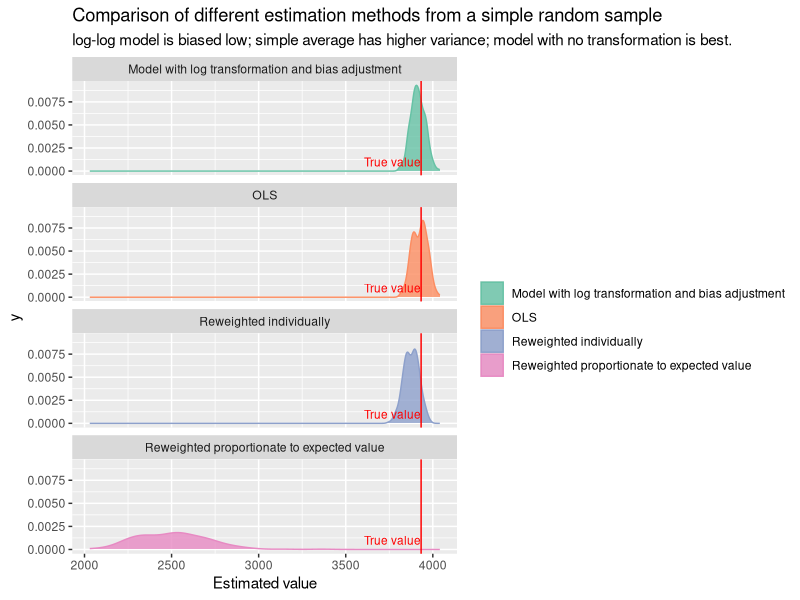

This figure's R source: (Note: this script raises an error after producing the figure.)
library(tidyverse)
library(scales)
library(mgcv)

the_caption = "Source: example analysis of the diamonds dataset in the ggplot2 R package"

set.seed(123)
reps <- 200
results <- tibble(
  log_trans_adj = numeric(reps),
  untransformed = numeric(reps),
  irls1 = numeric(reps),
  irls2 = numeric(reps)
)
i <- 1
for(i in i:reps){
  samp <- sample_n(diamonds, 1000)
  
  mod1 <- lm(log(price) ~ log(carat) + color, data = samp)
  preds1 <- exp(predict(mod1, newdata = diamonds) + summary(mod1)$sigma ^ 2 / 2)
  
  mod2 <- lm(price ~ carat * color, data = samp)
  preds2 <- predict(mod2, newdata = diamonds)
  
  # this way biases it down because it gives too little weight to the
  # big values
  mod4 <- lm(price ~ carat * color, data = samp, 
              weights = 1 / pmax(min(samp$price), fitted(mod2)))
  
  preds4 <- predict(mod4, newdata = diamonds)

  mod5a <- lm(I(residuals(mod2) ^ 2) ~ carat * color, data = samp)
  mod5 <- lm(price ~ carat * color, data = samp, 
             weights = 1 / pmax(min(samp$price), fitted(mod5a)))
  
  preds5 <- predict(mod5, newdata = diamonds)
  results[i, ] <- cbind(mean(preds1), mean(preds2), mean(preds4), mean(preds5))
}

# Plot the standard diagnostics of the two models for the last example

true_value <- mean(diamonds$price)

p6 <- results %>%
  gather(variable, value) %>%
  mutate(variable = case_when(
    variable == "log_trans_adj" ~ "Model with log transformation and bias adjustment",
    variable == "untransformed" ~ "OLS",
    variable == "irls1" ~ "Reweighted individually",
    variable == "irls2" ~ "Reweighted proportionate to expected value"
  )) %>%
  ggplot(aes(x = value, colour = variable, fill = variable)) +
  facet_wrap(~variable, ncol = 1) +
  geom_density(alpha = 0.8) +
  geom_vline(xintercept = true_value, colour = "red") +
  annotate("text", x = true_value, y = 0.0005, 
           label = "True value", hjust = 1, vjust = 0, size = 3, colour = "red") +
  scale_color_brewer(palette = "Set2") +
  scale_fill_brewer(palette = "Set2") +
  labs(
    title = "Comparison of different estimation methods from a simple random sample",
    x = "Estimated value",
    colour = "",
    fill = "",
    subtitle = "log-log model is biased low; simple average has higher variance; model with no transformation is best.")

p6
svg_png(p6, "../img/0204-follow-up-model-comparison-density")

